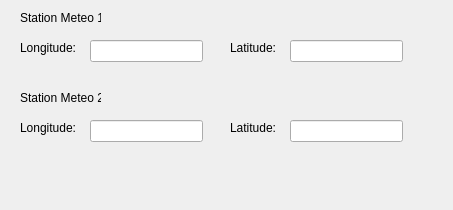
<?xml version="1.0" encoding="UTF-8"?>
<ui version="4.0">
 <class>stationMeteo2</class>
 <widget class="QDialog" name="stationMeteo2">
  <property name="geometry">
   <rect>
    <x>0</x>
    <y>0</y>
    <width>453</width>
    <height>210</height>
   </rect>
  </property>
  <property name="windowTitle">
   <string>Dialog</string>
  </property>
  <widget class="QLabel" name="label_4">
   <property name="geometry">
    <rect>
     <x>230</x>
     <y>40</y>
     <width>51</width>
     <height>16</height>
    </rect>
   </property>
   <property name="text">
    <string>Latitude:</string>
   </property>
  </widget>
  <widget class="QLineEdit" name="TxtLatitude">
   <property name="geometry">
    <rect>
     <x>290</x>
     <y>40</y>
     <width>113</width>
     <height>22</height>
    </rect>
   </property>
  </widget>
  <widget class="QLabel" name="label">
   <property name="geometry">
    <rect>
     <x>20</x>
     <y>10</y>
     <width>81</width>
     <height>16</height>
    </rect>
   </property>
   <property name="text">
    <string>Station Meteo 1:</string>
   </property>
  </widget>
  <widget class="QLineEdit" name="TxtLongitude">
   <property name="geometry">
    <rect>
     <x>90</x>
     <y>40</y>
     <width>113</width>
     <height>22</height>
    </rect>
   </property>
  </widget>
  <widget class="QLabel" name="label_5">
   <property name="geometry">
    <rect>
     <x>230</x>
     <y>120</y>
     <width>51</width>
     <height>16</height>
    </rect>
   </property>
   <property name="text">
    <string>Latitude:</string>
   </property>
  </widget>
  <widget class="QLabel" name="label_6">
   <property name="geometry">
    <rect>
     <x>20</x>
     <y>120</y>
     <width>61</width>
     <height>16</height>
    </rect>
   </property>
   <property name="text">
    <string>Longitude:</string>
   </property>
  </widget>
  <widget class="QLineEdit" name="TxtLongitude_2">
   <property name="geometry">
    <rect>
     <x>90</x>
     <y>120</y>
     <width>113</width>
     <height>22</height>
    </rect>
   </property>
  </widget>
  <widget class="QLabel" name="label_2">
   <property name="geometry">
    <rect>
     <x>20</x>
     <y>90</y>
     <width>81</width>
     <height>16</height>
    </rect>
   </property>
   <property name="text">
    <string>Station Meteo 2:</string>
   </property>
  </widget>
  <widget class="QLabel" name="label_3">
   <property name="geometry">
    <rect>
     <x>20</x>
     <y>40</y>
     <width>61</width>
     <height>16</height>
    </rect>
   </property>
   <property name="text">
    <string>Longitude:</string>
   </property>
  </widget>
  <widget class="QLineEdit" name="TxtLatitude_2">
   <property name="geometry">
    <rect>
     <x>290</x>
     <y>120</y>
     <width>113</width>
     <height>22</height>
    </rect>
   </property>
  </widget>
 </widget>
 <resources/>
 <connections/>
</ui>
